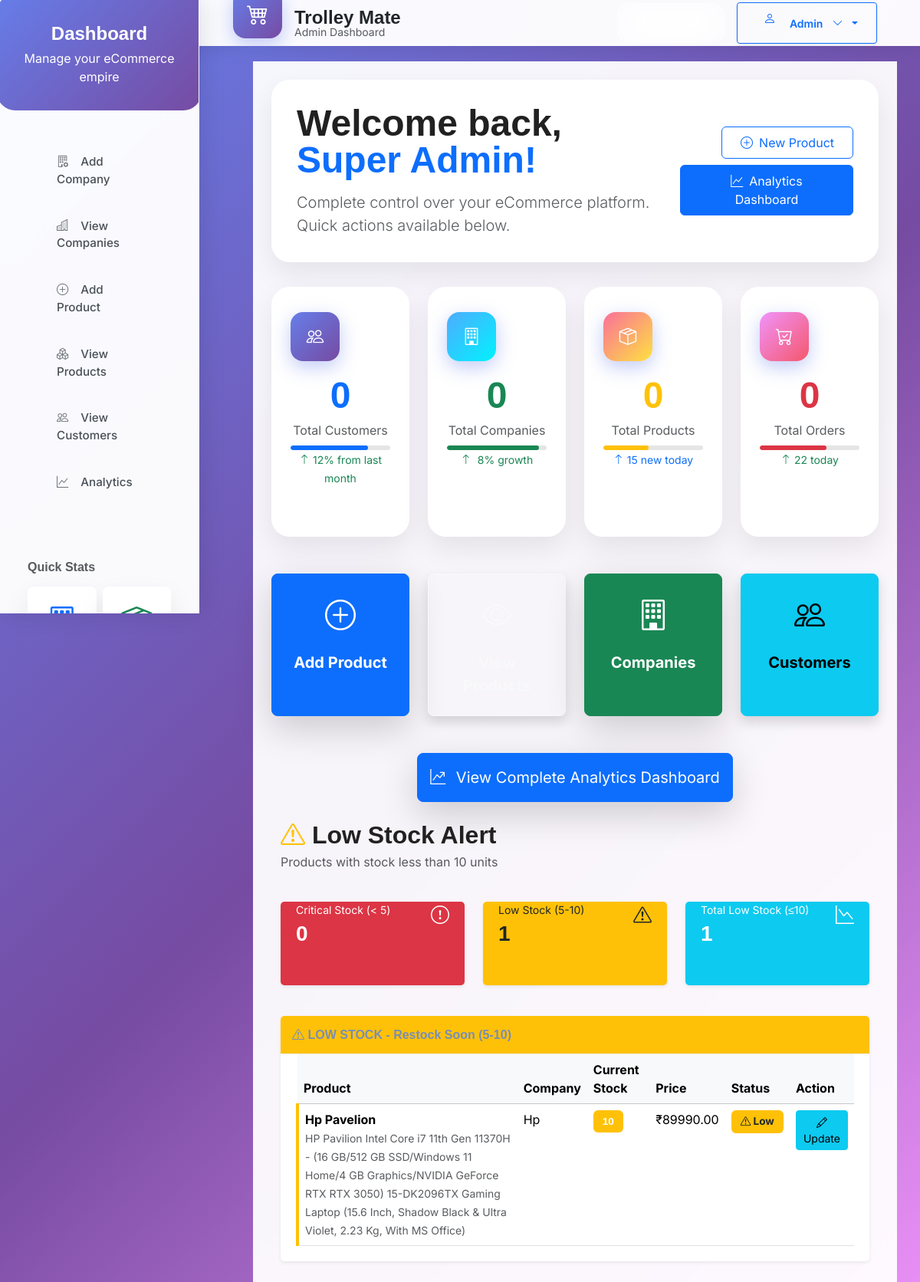
The app's page /admins/low-stock-alert/ (signed in) with its own data.
### admins/models.py (models this page shows, shortened)
class Products(models.Model):
    name = models.CharField(
        max_length=100,
        help_text=_("Product name visible to customers."),
    )
    price = models.DecimalField(
        max_digits=10,
        decimal_places=2,
        validators=[MinValueValidator(0.01)],
        help_text=_("Current selling price in ₹."),
    )
    category = models.CharField(
        max_length=100,
        blank=True,
        null=True,
        help_text=_("Product category (auto-copied from company)."),
    )
    company = models.ForeignKey(
        Companys,
        on_delete=models.CASCADE,
        related_name="products",
        null=True,
        blank=True,
        help_text=_("Brand/manufacturer of this product."),
    )
    des = models.TextField(
        max_length=500,
        blank=True,
        help_text=_("Product description or specifications."),
    )
    image = models.ImageField(
        upload_to="products/%Y/%m/%d/",
        help_text=_("Main product image (recommended: 400x400px)."),
    )
    quantity = models.PositiveIntegerField(
        default=0,
        blank=True,
        null=True,
        help_text=_("Current stock quantity (0 = out of stock)."),
    )
    status = models.BooleanField(
        default=True,
        help_text=_("False = hidden from customers (soft delete)."),
    )
    created_at = models.DateTimeField(
        auto_now_add=True,
        help_text=_("Product creation timestamp.")
    )
    updated_at = models.DateTimeField(
        auto_now=True,
        help_text=_("Last modification timestamp."),
    )
    class Meta:
        verbose_name = _("Product")
        verbose_name_plural = _("Products")
        ordering = ['-created_at']
        indexes = [
            models.Index(fields=['status', 'quantity']),
            models.Index(fields=['company', 'status']),
            models.Index(fields=['name']),
        ]

class Companys(models.Model):
    name = models.CharField(
        max_length=100,
        unique=False,
        help_text=_("Company name as shown to customers."),
    )
    category = models.CharField(
        max_length=50,
        help_text=_("High-level category (Electronics, Fashion, Grocery, etc.)."),
    )
    des = models.TextField(
        max_length=500,
        blank=True,
        null=True,
        help_text=_("Optional company description or tagline."),
    )
    image = models.ImageField(
        upload_to="companies/%Y/%m/",
        blank=True,
        null=True,
        help_text=_("Company logo or brand image (recommended: 200x200px)."),
    )
    status = models.BooleanField(
        default=True,
        help_text=_("Active companies appear in product dropdowns."),
    )
    created_at = models.DateTimeField(
        null=True,
        blank=True,
        help_text=_("Timestamp of company creation."),
    )
    class Meta:
        verbose_name = _("Company")
        verbose_name_plural = _("Companies")
        ordering = ['-created_at', 'name']
        indexes = [
            models.Index(fields=['name', 'category']),
            models.Index(fields=['status']),
        ]

### admins/views.py (the view)
# urls.py: path('low-stock-alert/', views.get_low_stock_products, name='low_stock_alert'),
@admin_login_required
@role_required(AdminRole.SUPER_ADMIN, AdminRole.ADMIN)
def get_low_stock_products(request):
    try:
        low_stock_prods = Products.objects.filter(
            quantity__lte=10, status=True
        ).order_by('quantity')
        critical_stock = low_stock_prods.filter(quantity__lt=5)
        warning_stock = low_stock_prods.filter(quantity__gte=5, quantity__lte=10)
        context = {
            'low_stock_prods': low_stock_prods,
            'critical_stock': critical_stock,
            'warning_stock': warning_stock,
            'total_low_stock': low_stock_prods.count(),
            'total_critical': critical_stock.count(),
            'total_warning': warning_stock.count(),
        }
    except Exception as e:
        context = {'error': str(e), 'low_stock_prods': []}
    return render(request, 'admins/low_stock_alert.html', context)

### templates/admins/low_stock_alert.html (shortened to what this page needs)
{% extends "admins/dashbord.html" %}
{% load static %}
{% block show %}
<div class="container-fluid py-4">
  <div class="row mb-4">
    <div class="col-12">
      <h2 class="fw-bold mb-1">
        <i class="bi bi-exclamation-triangle text-warning"></i> Low Stock Alert
      </h2>
      <p class="text-muted">Products with stock less than 10 units</p>
    </div>
  </div>
  <div class="row mb-4">
    <div class="col-lg-4 mb-3">
      <div class="card border-0 shadow-sm bg-danger text-white h-100">
        <div class="card-body">
          <div class="d-flex justify-content-between align-items-start">
            <div>
              <p class="mb-1 small">Critical Stock (< 5)</p>
              <h3 class="fw-bold mb-0">{{ total_critical|default:0 }}</h3>
            </div>
            <i class="bi bi-exclamation-circle fs-4"></i>
          </div>
        </div>
      </div>
    </div>
    <div class="col-lg-4 mb-3">
      <div class="card border-0 shadow-sm bg-warning text-dark h-100">
        <div class="card-body">
          <div class="d-flex justify-content-between align-items-start">
            <div>
              <p class="mb-1 small">Low Stock (5-10)</p>
              <h3 class="fw-bold mb-0">{{ total_warning|default:0 }}</h3>
            </div>
            <i class="bi bi-exclamation-triangle fs-4"></i>
          </div>
        </div>
      </div>
    </div>
    <div class="col-lg-4 mb-3">
      <div class="card border-0 shadow-sm bg-info text-white h-100">
        <div class="card-body">
          <div class="d-flex justify-content-between align-items-start">
            <div>
              <p class="mb-1 small">Total Low Stock (≤10)</p>
              <h3 class="fw-bold mb-0">{{ total_low_stock|default:0 }}</h3>
            </div>
            <i class="bi bi-graph-down fs-4"></i>
          </div>
        </div>
      </div>
    </div>
  </div>
  {% if warning_stock %}
  <div class="row mb-4">
    <div class="col-12">
      <div class="card border-0 shadow-sm">
        <div class="card-header bg-warning">
          <h6 class="mb-0 fw-bold">
            <i class="bi bi-exclamation-triangle"></i> LOW STOCK - Restock Soon (5-10)
          </h6>
        </div>
        <div class="card-body">
          <div class="table-responsive">
            <table class="table table-hover mb-0">
              <thead class="table-light">
                <tr>
                  <th>Product</th>
                  <th>Company</th>
                  <th>Current Stock</th>
                  <th>Price</th>
                  <th>Status</th>
                  <th>Action</th>
                </tr>
              </thead>
              <tbody>
                {% for prod in warning_stock %}
                <tr style="background-color: #fff3cd;">
                  <td>
                    <strong>{{ prod.name }}</strong>
                    <br>
                    <small class="text-muted">{{ prod.des }}</small>
                  </td>
                  <td>{{ prod.company.name }}</td>
                  <td>
                    <h5 class="mb-0">
                      <span class="badge bg-warning">{{ prod.quantity }}</span>
                    </h5>
                  </td>
                  <td>₹{{ prod.price }}</td>
                  <td>
                    <span class="badge bg-warning text-dark">
                      <i class="bi bi-exclamation-triangle"></i> Low
                    </span>
                  </td>
                  <td>
                    <a href="/admins/product_edit/{{ prod.id }}/" class="btn btn-sm btn-info">
                      <i class="bi bi-pencil"></i> Update
                    </a>
                  </td>
                </tr>
                {% endfor %}
              </tbody>
            </table>
          </div>
        </div>
      </div>
    </div>
  </div>
  {% endif %}
</div>
{% endblock show %}

### static/assets/css/style.css (style rules this page uses)
:root { scroll-behavior: smooth; }
body { background-color: #ECEFF1; color: #212121; font-family: 'Segoe UI', Tahoma, Geneva, Verdana, sans-serif; margin: 0; padding: 0; }
a { color: #2196F3; text-decoration: none; }
a { color: #4154f1; text-decoration: none; }
h1, h2, h3, h4, h5, h6 { font-family: "Nunito", sans-serif; }
.card { margin-bottom: 30px; border: none; border-radius: 5px; box-shadow: 0px 0 30px rgba(1, 41, 112, 0.1); }
.card-header, .card-footer { border-color: #ebeef4; background-color: #fff; color: #798eb3; padding: 15px; }
.card-body { padding: 0 20px 20px 20px; }

### templates/admins/dashbord.html (style rules this page uses)
:root { --primary-gradient: linear-gradient(135deg, #667eea 0%, #764ba2 100%); --secondary-gradient: linear-gradient(135deg, #f093fb 0%, #f5576c 100%); --success-gradient: linear-gradient(135deg, #4facfe 0%, #00f2fe 100%); --warning-gradient: linear-gradient(135deg, #fa709a 0%, #fee140 100%); --dark-gradient: linear-gradient(135deg, #2c3e50 0%, #3498db 100%); }
* { box-sizing: border-box; }
body { font-family: 'Inter', sans-serif; background: linear-gradient(135deg, #667eea 0%, #764ba2 50%, #f093fb 100%); min-height: 100vh; overflow-x: hidden; margin: 0; padding: 0; }

### templates/admins/low_stock_alert.html (style rules this page uses)
tr[style*="background-color"] { border-left: 4px solid #ffc107; }
.badge { font-size: 0.85rem; padding: 0.5rem 0.75rem; }

### records on screen
Products: name "Hp Pavelion", des "HP Pavilion Intel Core i7 11th Gen 11370H - (16 GB/512 GB SSD/Windows 11 Home/4 GB Graphics/NVIDIA GeForce RTX RTX 3050) 15-DK2096TX Gaming Laptop (15.6 Inch, Shadow Black & Ultra Violet, 2.23 Kg, With MS Office)", company.name "Hp", quantity "10", price "89990.00"

### other values on screen
{{ total_critical|default:0 }} "0"
{{ total_warning|default:0 }} "1"
{{ total_low_stock|default:0 }} "1"
